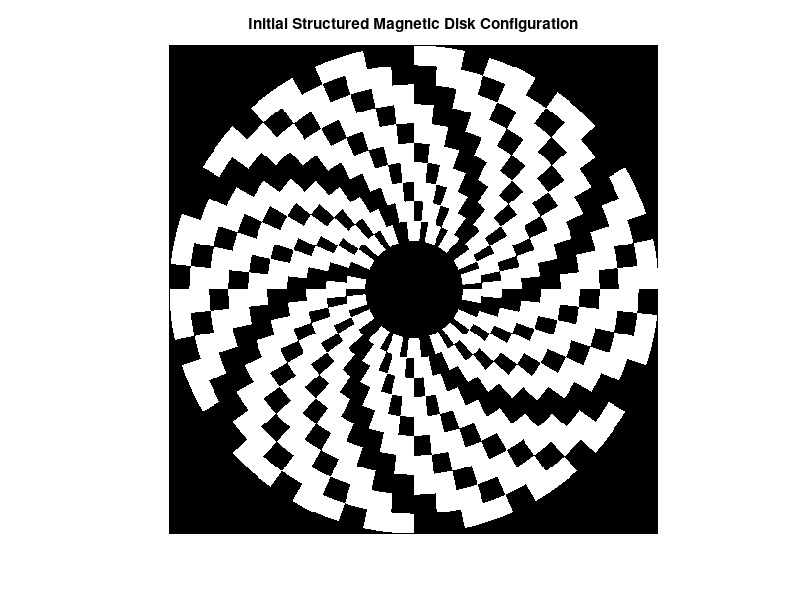

Reproduce this figure in MATLAB. (Note: this script raises an error after producing the figure.)
%% 1. Generate a Structured Magnetic Disk Configuration

% Disk layout parameters
numTracks   = 10;         % Number of concentric tracks (radial divisions)
bitsPerTrack = 60;        % Number of bits (angular sectors) per track
Rmin        = 20;         % Inner radius of the disk (inactive region inside)
Rmax        = 100;        % Outer radius of the disk
N           = 500;        % Resolution of the simulation grid (NxN)

% Create a Cartesian grid covering the full disk
[x, y] = meshgrid(linspace(-Rmax, Rmax, N));
R     = sqrt(x.^2 + y.^2);      % Radial coordinate
Theta = atan2(y, x);            % Angular coordinate (-pi to pi)

% Define the valid (active) region: points between Rmin and Rmax
valid = (R >= Rmin) & (R <= Rmax);

% Normalize the radial coordinate (only for valid points)
Rnorm = (R - Rmin) / (Rmax - Rmin);
Rnorm(~valid) = NaN;  % Mark outside the disk with NaN

% Map each valid point to a track (radial division)
trackIdx = floor(Rnorm * numTracks) + 1;

% Normalize the angle to [0, 1) and divide into sectors (bits)
angleNorm = mod(Theta, 2*pi) / (2*pi);
bitIdx = floor(angleNorm * bitsPerTrack) + 1;

% Create a deterministic bit pattern.
patternBase = [1 0 1 1 0 0 1 1 0 1];
bitPattern = repmat(patternBase, 1, ceil(bitsPerTrack/length(patternBase)));
bitPattern = bitPattern(1:bitsPerTrack);  % truncate to exactly bitsPerTrack

% Initialize the disk configuration matrix.
diskConfig = NaN(N,N);
for t = 1:numTracks
    for b = 1:bitsPerTrack
        domainValue = 2 * bitPattern(mod(t + b, bitsPerTrack) + 1) - 1;
        mask = (trackIdx == t) & (bitIdx == b);
        diskConfig(mask) = domainValue;
    end
end

diskConfig(~valid) = NaN;

% Show the initial disk configuration (active region only)
figure;
imagesc(diskConfig);
axis equal off;
colormap(gray);
title('Initial Structured Magnetic Disk Configuration');

%% 2. Apply the Metropolis Algorithm to the Disk (Interactions Only Inside the Disk)

% Simulation parameters
J      = 1;        % Coupling constant
kb     = 1;        % Boltzmann constant
T      = 2;     % Temperature (adjust this value as desired)
nSteps = 1e4;      % Total number of attempted spin flips

% Pre-calculate the list of valid indices (sites with spin ±1)
[valid_i, valid_j] = find(~isnan(diskConfig));
numValid = numel(valid_i);

% Set up the VideoWriter to save the simulation as a video
videoFileName = 'magnetic_disk_simulation.avi';
v = VideoWriter(videoFileName, 'Motion JPEG AVI');
v.FrameRate = 20;  % Adjust frame rate (frames per second)
open(v);  % Open the video file for writing

% Create a figure for the simulation animation.
figure;

% Initialize tracking for corruption rate over time
corruptionRateHistory = [];  % To store corruption rate at each step

% Store the initial disk configuration for comparison
diskConfig_initial = diskConfig;  % This is the starting point for comparison

for m=1:250
    for step = 1:nSteps
        % Choose a random valid site (i,j) from the list
        idx = randi(numValid);
        i   = valid_i(idx);
        j   = valid_j(idx);
        
        cur = diskConfig(i, j);  % Current spin at (i,j)
        
        % Calculate the sum of spins on the four neighbors.
        neighborSum = 0;
        if i > 1 && ~isnan(diskConfig(i-1, j))  % Up neighbor
           neighborSum = neighborSum + diskConfig(i-1, j);
        end
        if i < N && ~isnan(diskConfig(i+1, j))  % Down neighbor
           neighborSum = neighborSum + diskConfig(i+1, j);
        end
        if j > 1 && ~isnan(diskConfig(i, j-1))  % Left neighbor
           neighborSum = neighborSum + diskConfig(i, j-1);
        end
        if j < N && ~isnan(diskConfig(i, j+1))  % Right neighbor
           neighborSum = neighborSum + diskConfig(i, j+1);
        end
        
        % Compute the change in energy if the spin is flipped.
        H     = -J * cur * neighborSum;
        % Metropolis acceptance criterion:
        if -2*H < 0 || rand() < exp(H/(kb*T))
            diskConfig(i, j) = -cur;
        end
    end

    % Optionally update 
    if mod(m, 2) == 0
        imagesc(diskConfig);
        axis equal off;
        colormap(gray);
        drawnow;
        pause(0.2)

        % Capture the current frame for the video
        frame = getframe(gcf);
        writeVideo(v, frame);  % Add the current frame to the video

        % Calculate the number of flipped bits (change from initial config)
        flippedBits = sum(diskConfig ~= diskConfig_initial & ~isnan(diskConfig));

        % Calculate total active bits (valid bits inside the disk)
        totalActiveBits = sum(~isnan(diskConfig));

        % Calculate the corruption rate (percentage of flipped bits)
        corruptionRate = (flippedBits / totalActiveBits) * 100;

        % Track the corruption rate over time
        corruptionRateHistory = [corruptionRateHistory; corruptionRate];
    end
end

% Close the video writer
close(v);

% Show final configuration
figure;
imagesc(diskConfig);
axis equal off;
colormap(gray);
title('Final Disk Configuration after Metropolis Simulation');

%% 3. Plot the Corruption Rate Over Time

figure;
plot(corruptionRateHistory, 'LineWidth', 2);
xlabel('Time Step');
ylabel('Corruption Rate (%)');
title('Corruption Rate Over Time');
grid on;
